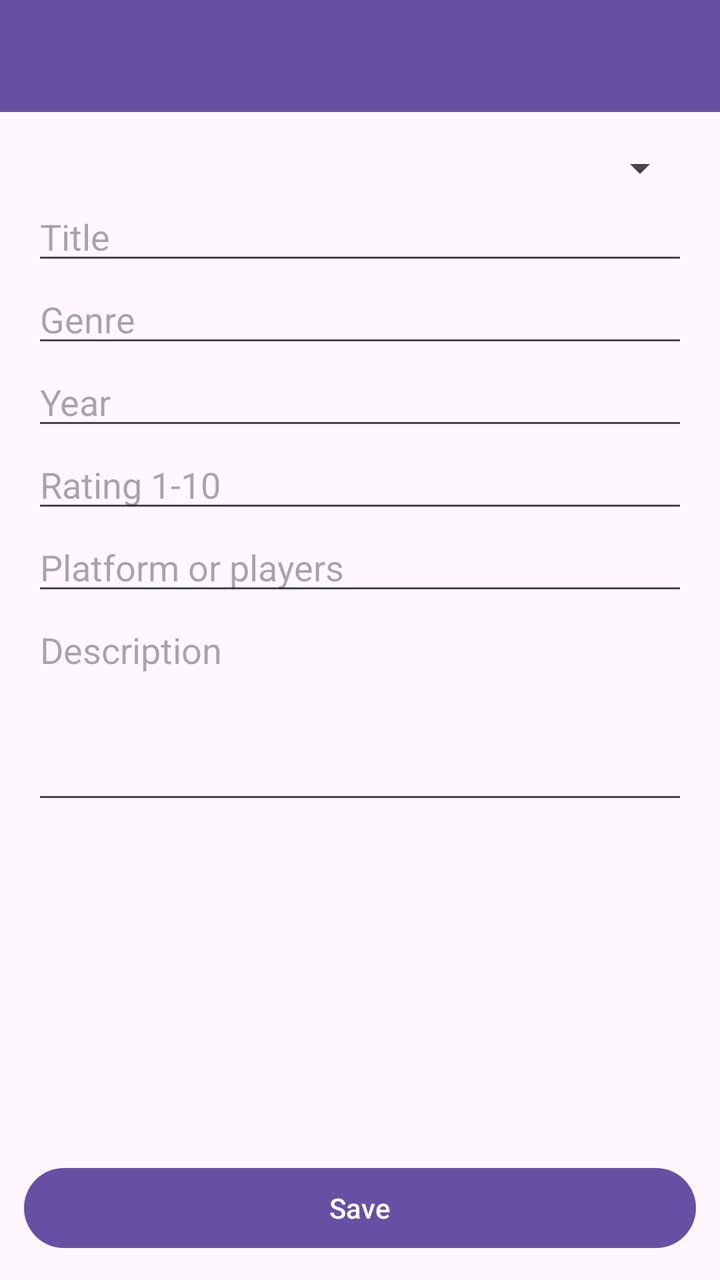
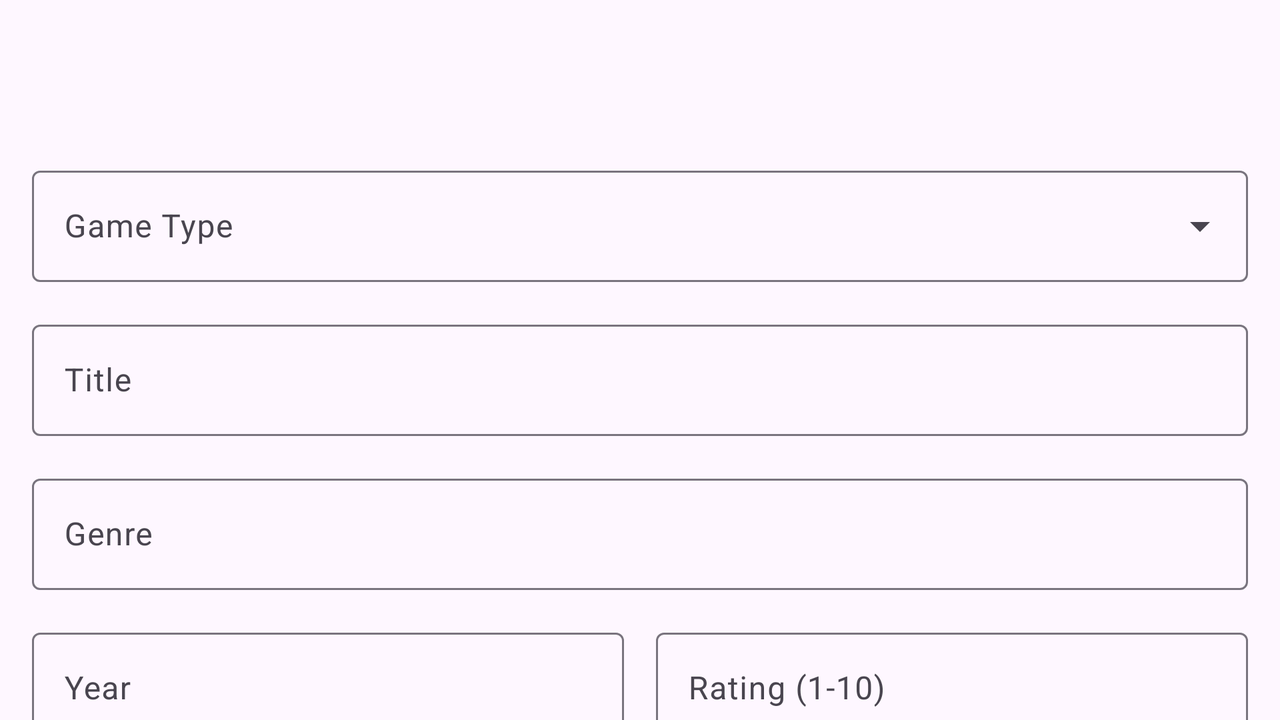

Two renders of one Android screen. The first uses the default layout on a phone; the second uses the alternative layout the repository ships for a different screen configuration, on a matching device. The two XML files are below.
<!-- AndroidManifest.xml: application theme Theme.GameVault -->
<!-- res/layout/activity_edit_item.xml -->
<?xml version="1.0" encoding="utf-8"?>
<LinearLayout xmlns:android="http://schemas.android.com/apk/res/android"
    android:layout_width="match_parent"
    android:layout_height="match_parent"
    android:background="@color/background"
    android:orientation="vertical">

    <androidx.appcompat.widget.Toolbar
        android:id="@+id/toolbar"
        android:layout_width="match_parent"
        android:layout_height="56dp"
        android:background="@color/primary"
        android:title="Edit Item"
        android:titleTextColor="@android:color/white" />

    <ScrollView
        android:layout_width="match_parent"
        android:layout_height="0dp"
        android:layout_weight="1">

        <LinearLayout
            android:layout_width="match_parent"
            android:layout_height="wrap_content"
            android:orientation="vertical"
            android:padding="16dp">

            <Spinner
                android:id="@+id/typeSpinner"
                android:layout_width="match_parent"
                android:layout_height="wrap_content" />

            <EditText
                android:id="@+id/titleInput"
                android:layout_width="match_parent"
                android:layout_height="wrap_content"
                android:hint="Title" />

            <EditText
                android:id="@+id/genreInput"
                android:layout_width="match_parent"
                android:layout_height="wrap_content"
                android:hint="Genre" />

            <EditText
                android:id="@+id/yearInput"
                android:layout_width="match_parent"
                android:layout_height="wrap_content"
                android:hint="Year"
                android:inputType="number" />

            <EditText
                android:id="@+id/ratingInput"
                android:layout_width="match_parent"
                android:layout_height="wrap_content"
                android:hint="Rating 1-10"
                android:inputType="number" />

            <EditText
                android:id="@+id/extraInput"
                android:layout_width="match_parent"
                android:layout_height="wrap_content"
                android:hint="Platform or players" />

            <EditText
                android:id="@+id/descriptionInput"
                android:layout_width="match_parent"
                android:layout_height="wrap_content"
                android:gravity="top"
                android:hint="Description"
                android:inputType="textMultiLine"
                android:minLines="4" />
        </LinearLayout>
    </ScrollView>

    <Button
        android:id="@+id/saveButton"
        android:layout_width="match_parent"
        android:layout_height="wrap_content"
        android:layout_margin="12dp"
        android:text="Save" />
</LinearLayout>
<!-- resources referenced by this layout -->
<resources>
  <color name="background">#FEF7FF</color>
  <color name="primary">#6750A4</color>
  <style name="Theme.GameVault" parent="Theme.Material3.DayNight.NoActionBar">
          <item name="colorPrimary">@color/primary</item>
          <item name="colorOnPrimary">@color/onPrimary</item>
          <item name="colorPrimaryContainer">@color/primaryContainer</item>
          <item name="colorOnPrimaryContainer">@color/onPrimaryContainer</item>
          <item name="colorSecondary">@color/secondary</item>
          <item name="colorOnSecondary">@color/onSecondary</item>
          <item name="colorSecondaryContainer">@color/secondaryContainer</item>
          <item name="colorOnSecondaryContainer">@color/onSecondaryContainer</item>
          <item name="colorTertiary">@color/tertiary</item>
          <item name="colorOnTertiary">@color/onTertiary</item>
          <item name="colorTertiaryContainer">@color/tertiaryContainer</item>
          <item name="colorOnTertiaryContainer">@color/onTertiaryContainer</item>
          <item name="android:colorError">@color/error</item>
          <item name="colorOnError">@color/onError</item>
          <item name="colorErrorContainer">@color/errorContainer</item>
          <item name="colorOnErrorContainer">@color/onErrorContainer</item>
          <item name="android:windowBackground">@color/background</item>
          <item name="colorOnBackground">@color/onBackground</item>
          <item name="colorSurface">@color/surface</item>
          <item name="colorOnSurface">@color/onSurface</item>
          <item name="colorSurfaceVariant">@color/surfaceVariant</item>
          <item name="colorOnSurfaceVariant">@color/onSurfaceVariant</item>
          <item name="colorOutline">@color/outline</item>
      </style>
  <color name="onPrimary">#FFFFFF</color>
  <color name="primaryContainer">#EADDFF</color>
  <color name="onPrimaryContainer">#21005D</color>
  <color name="secondary">#625B71</color>
  <color name="onSecondary">#FFFFFF</color>
  <color name="secondaryContainer">#E8DEF8</color>
  <color name="onSecondaryContainer">#1D192B</color>
  <color name="tertiary">#7D5260</color>
  <color name="onTertiary">#FFFFFF</color>
  <color name="tertiaryContainer">#FFD8E4</color>
  <color name="onTertiaryContainer">#31111D</color>
  <color name="error">#B3261E</color>
  <color name="onError">#FFFFFF</color>
  <color name="errorContainer">#F9DEDC</color>
  <color name="onErrorContainer">#410E0B</color>
  <color name="onBackground">#1D1B20</color>
  <color name="surface">#FEF7FF</color>
  <color name="onSurface">#1D1B20</color>
  <color name="surfaceVariant">#E7E0EC</color>
  <color name="onSurfaceVariant">#49454F</color>
  <color name="outline">#79747E</color>
</resources>
<!-- res/layout-land/activity_edit_item.xml (the repository's variant of the layout above) -->
<!-- drawn on the phone turned sideways -->
<?xml version="1.0" encoding="utf-8"?>
<androidx.coordinatorlayout.widget.CoordinatorLayout xmlns:android="http://schemas.android.com/apk/res/android"
    xmlns:app="http://schemas.android.com/apk/res-auto"
    android:layout_width="match_parent"
    android:layout_height="match_parent"
    android:background="?android:attr/windowBackground">

    <com.google.android.material.appbar.AppBarLayout
        android:layout_width="match_parent"
        android:layout_height="wrap_content">

        <com.google.android.material.appbar.MaterialToolbar
            android:id="@+id/toolbar"
            android:layout_width="match_parent"
            android:layout_height="?attr/actionBarSize" />

    </com.google.android.material.appbar.AppBarLayout>

    <androidx.core.widget.NestedScrollView
        android:layout_width="match_parent"
        android:layout_height="match_parent"
        app:layout_behavior="@string/appbar_scrolling_view_behavior">

        <LinearLayout
            android:layout_width="match_parent"
            android:layout_height="wrap_content"
            android:orientation="vertical"
            android:padding="16dp">

            <com.google.android.material.textfield.TextInputLayout
                android:id="@+id/typeLayout"
                style="@style/Widget.Material3.TextInputLayout.OutlinedBox.ExposedDropdownMenu"
                android:layout_width="match_parent"
                android:layout_height="wrap_content"
                android:hint="Game Type">

                <com.google.android.material.textfield.MaterialAutoCompleteTextView
                    android:id="@+id/typeSpinner"
                    android:layout_width="match_parent"
                    android:layout_height="wrap_content"
                    android:inputType="none" />
            </com.google.android.material.textfield.TextInputLayout>

            <com.google.android.material.textfield.TextInputLayout
                android:id="@+id/titleLayout"
                style="@style/Widget.Material3.TextInputLayout.OutlinedBox"
                android:layout_width="match_parent"
                android:layout_height="wrap_content"
                android:layout_marginTop="16dp"
                android:hint="Title">

                <com.google.android.material.textfield.TextInputEditText
                    android:id="@+id/titleInput"
                    android:layout_width="match_parent"
                    android:layout_height="wrap_content" />
            </com.google.android.material.textfield.TextInputLayout>

            <com.google.android.material.textfield.TextInputLayout
                android:id="@+id/genreLayout"
                style="@style/Widget.Material3.TextInputLayout.OutlinedBox"
                android:layout_width="match_parent"
                android:layout_height="wrap_content"
                android:layout_marginTop="16dp"
                android:hint="Genre">

                <com.google.android.material.textfield.TextInputEditText
                    android:id="@+id/genreInput"
                    android:layout_width="match_parent"
                    android:layout_height="wrap_content" />
            </com.google.android.material.textfield.TextInputLayout>

            <LinearLayout
                android:layout_width="match_parent"
                android:layout_height="wrap_content"
                android:layout_marginTop="16dp"
                android:orientation="horizontal">

                <com.google.android.material.textfield.TextInputLayout
                    android:id="@+id/yearLayout"
                    style="@style/Widget.Material3.TextInputLayout.OutlinedBox"
                    android:layout_width="0dp"
                    android:layout_height="wrap_content"
                    android:layout_weight="1"
                    android:hint="Year">

                    <com.google.android.material.textfield.TextInputEditText
                        android:id="@+id/yearInput"
                        android:layout_width="match_parent"
                        android:layout_height="wrap_content"
                        android:inputType="number" />
                </com.google.android.material.textfield.TextInputLayout>

                <com.google.android.material.textfield.TextInputLayout
                    android:id="@+id/ratingLayout"
                    style="@style/Widget.Material3.TextInputLayout.OutlinedBox"
                    android:layout_width="0dp"
                    android:layout_height="wrap_content"
                    android:layout_marginStart="16dp"
                    android:layout_weight="1"
                    android:hint="Rating (1-10)">

                    <com.google.android.material.textfield.TextInputEditText
                        android:id="@+id/ratingInput"
                        android:layout_width="match_parent"
                        android:layout_height="wrap_content"
                        android:inputType="number" />
                </com.google.android.material.textfield.TextInputLayout>
            </LinearLayout>

            <com.google.android.material.textfield.TextInputLayout
                android:id="@+id/extraLayout"
                style="@style/Widget.Material3.TextInputLayout.OutlinedBox"
                android:layout_width="match_parent"
                android:layout_height="wrap_content"
                android:layout_marginTop="16dp"
                android:hint="Platform / Players">

                <com.google.android.material.textfield.TextInputEditText
                    android:id="@+id/extraInput"
                    android:layout_width="match_parent"
                    android:layout_height="wrap_content" />
            </com.google.android.material.textfield.TextInputLayout>

            <com.google.android.material.textfield.TextInputLayout
                android:id="@+id/descriptionLayout"
                style="@style/Widget.Material3.TextInputLayout.OutlinedBox"
                android:layout_width="match_parent"
                android:layout_height="wrap_content"
                android:layout_marginTop="16dp"
                android:hint="Description">

                <com.google.android.material.textfield.TextInputEditText
                    android:id="@+id/descriptionInput"
                    android:layout_width="match_parent"
                    android:layout_height="wrap_content"
                    android:gravity="top"
                    android:inputType="textMultiLine"
                    android:minLines="4" />
            </com.google.android.material.textfield.TextInputLayout>

            <com.google.android.material.button.MaterialButton
                android:id="@+id/saveButton"
                android:layout_width="match_parent"
                android:layout_height="wrap_content"
                android:layout_marginTop="24dp"
                android:padding="12dp"
                android:text="Save Game"
                app:cornerRadius="8dp" />

        </LinearLayout>
    </androidx.core.widget.NestedScrollView>

</androidx.coordinatorlayout.widget.CoordinatorLayout>
<!-- resources referenced by the variant -->
<!-- as the phone turned sideways resolves them -->
<resources>
  <style name="Theme.GameVault" parent="Theme.Material3.DayNight.NoActionBar">
          <item name="colorPrimary">@color/primary</item>
          <item name="colorOnPrimary">@color/onPrimary</item>
          <item name="colorPrimaryContainer">@color/primaryContainer</item>
          <item name="colorOnPrimaryContainer">@color/onPrimaryContainer</item>
          <item name="colorSecondary">@color/secondary</item>
          <item name="colorOnSecondary">@color/onSecondary</item>
          <item name="colorSecondaryContainer">@color/secondaryContainer</item>
          <item name="colorOnSecondaryContainer">@color/onSecondaryContainer</item>
          <item name="colorTertiary">@color/tertiary</item>
          <item name="colorOnTertiary">@color/onTertiary</item>
          <item name="colorTertiaryContainer">@color/tertiaryContainer</item>
          <item name="colorOnTertiaryContainer">@color/onTertiaryContainer</item>
          <item name="android:colorError">@color/error</item>
          <item name="colorOnError">@color/onError</item>
          <item name="colorErrorContainer">@color/errorContainer</item>
          <item name="colorOnErrorContainer">@color/onErrorContainer</item>
          <item name="android:windowBackground">@color/background</item>
          <item name="colorOnBackground">@color/onBackground</item>
          <item name="colorSurface">@color/surface</item>
          <item name="colorOnSurface">@color/onSurface</item>
          <item name="colorSurfaceVariant">@color/surfaceVariant</item>
          <item name="colorOnSurfaceVariant">@color/onSurfaceVariant</item>
          <item name="colorOutline">@color/outline</item>
      </style>
  <color name="primary">#6750A4</color>
  <color name="onPrimary">#FFFFFF</color>
  <color name="primaryContainer">#EADDFF</color>
  <color name="onPrimaryContainer">#21005D</color>
  <color name="secondary">#625B71</color>
  <color name="onSecondary">#FFFFFF</color>
  <color name="secondaryContainer">#E8DEF8</color>
  <color name="onSecondaryContainer">#1D192B</color>
  <color name="tertiary">#7D5260</color>
  <color name="onTertiary">#FFFFFF</color>
  <color name="tertiaryContainer">#FFD8E4</color>
  <color name="onTertiaryContainer">#31111D</color>
  <color name="error">#B3261E</color>
  <color name="onError">#FFFFFF</color>
  <color name="errorContainer">#F9DEDC</color>
  <color name="onErrorContainer">#410E0B</color>
  <color name="background">#FEF7FF</color>
  <color name="onBackground">#1D1B20</color>
  <color name="surface">#FEF7FF</color>
  <color name="onSurface">#1D1B20</color>
  <color name="surfaceVariant">#E7E0EC</color>
  <color name="onSurfaceVariant">#49454F</color>
  <color name="outline">#79747E</color>
</resources>
